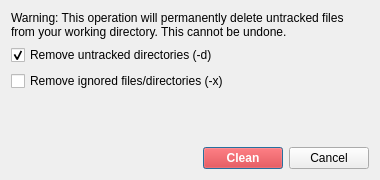
<?xml version="1.0" encoding="UTF-8"?>
<ui version="4.0">
 <class>QGitCleanDialog</class>
 <widget class="QDialog" name="QGitCleanDialog">
  <property name="geometry">
   <rect>
    <x>0</x>
    <y>0</y>
    <width>380</width>
    <height>180</height>
   </rect>
  </property>
  <property name="windowTitle">
   <string>Clean Working Directory</string>
  </property>
  <layout class="QVBoxLayout" name="verticalLayout">
   <item>
    <widget class="QLabel" name="warningLabel">
     <property name="text">
      <string>Warning: This operation will permanently delete untracked files from your working directory. This cannot be undone.</string>
     </property>
     <property name="wordWrap">
      <bool>true</bool>
     </property>
    </widget>
   </item>
   <item>
    <widget class="QCheckBox" name="removeDirectories_checkBox">
     <property name="text">
      <string>Remove untracked directories (-d)</string>
     </property>
     <property name="checked">
      <bool>true</bool>
     </property>
    </widget>
   </item>
   <item>
    <widget class="QCheckBox" name="removeIgnored_checkBox">
     <property name="text">
      <string>Remove ignored files/directories (-x)</string>
     </property>
     <property name="checked">
      <bool>false</bool>
     </property>
    </widget>
   </item>
   <item>
    <spacer name="verticalSpacer">
     <property name="orientation">
      <enum>Qt::Orientation::Vertical</enum>
     </property>
     <property name="sizeHint" stdset="0">
      <size>
       <width>20</width>
       <height>20</height>
      </size>
     </property>
    </spacer>
   </item>
   <item>
    <layout class="QHBoxLayout" name="horizontalLayout">
     <item>
      <spacer name="horizontalSpacer">
       <property name="orientation">
        <enum>Qt::Orientation::Horizontal</enum>
       </property>
       <property name="sizeHint" stdset="0">
        <size>
         <width>40</width>
         <height>20</height>
        </size>
       </property>
      </spacer>
     </item>
     <item>
      <widget class="QPushButton" name="cleanButton">
       <property name="text">
        <string>Clean</string>
       </property>
       <property name="styleSheet">
        <string notr="true">background: red; color: white; font-weight: bold;</string>
       </property>
      </widget>
     </item>
     <item>
      <widget class="QPushButton" name="cancelButton">
       <property name="text">
        <string>Cancel</string>
       </property>
      </widget>
     </item>
    </layout>
   </item>
  </layout>
 </widget>
 <resources/>
 <connections>
  <connection>
   <sender>cleanButton</sender>
   <signal>clicked()</signal>
   <receiver>QGitCleanDialog</receiver>
   <slot>accept()</slot>
   <hints>
    <hint type="sourcelabel">
     <x>250</x>
     <y>150</y>
    </hint>
    <hint type="destinationlabel">
     <x>190</x>
     <y>90</y>
    </hint>
   </hints>
  </connection>
  <connection>
   <sender>cancelButton</sender>
   <signal>clicked()</signal>
   <receiver>QGitCleanDialog</receiver>
   <slot>reject()</slot>
   <hints>
    <hint type="sourcelabel">
     <x>320</x>
     <y>150</y>
    </hint>
    <hint type="destinationlabel">
     <x>190</x>
     <y>90</y>
    </hint>
   </hints>
  </connection>
 </connections>
</ui>
